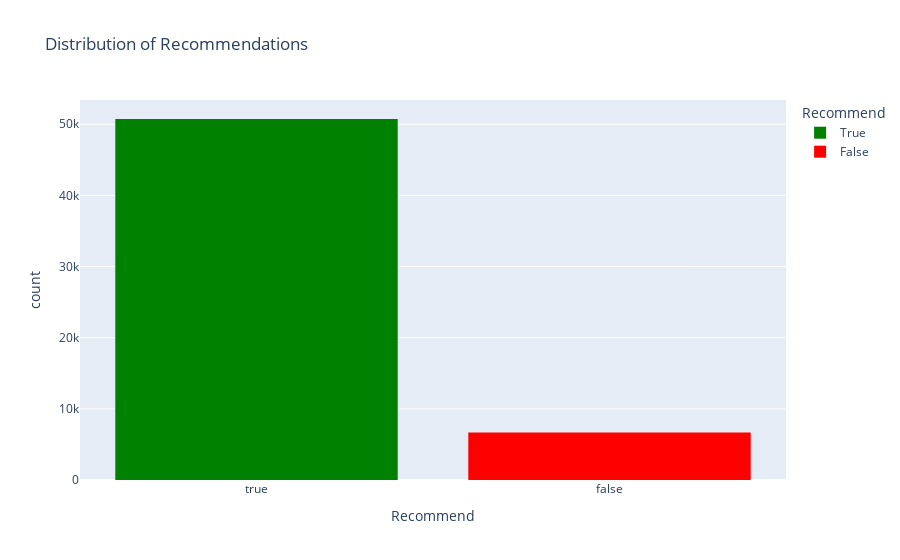
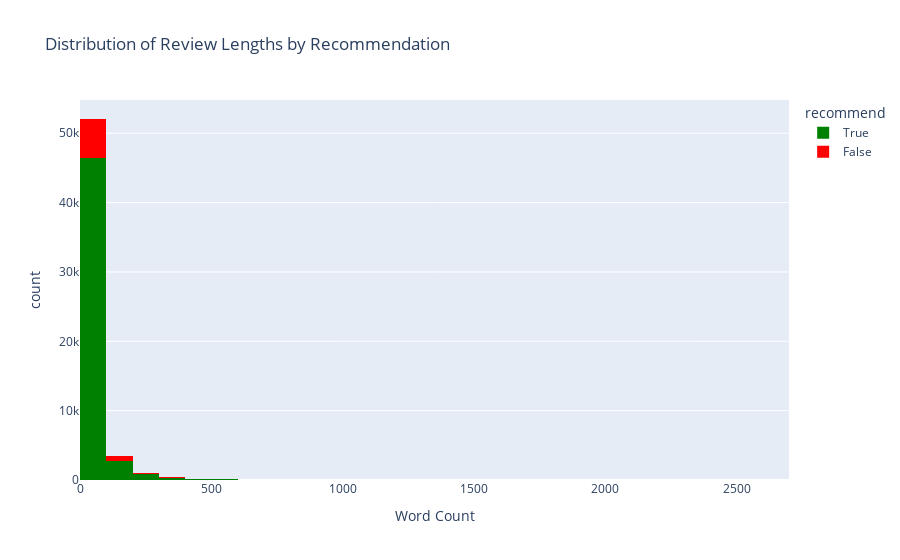
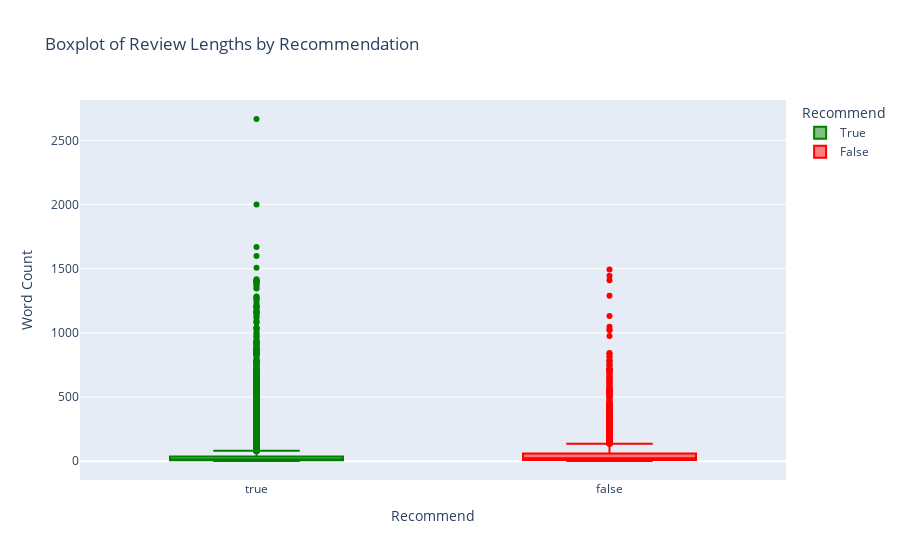
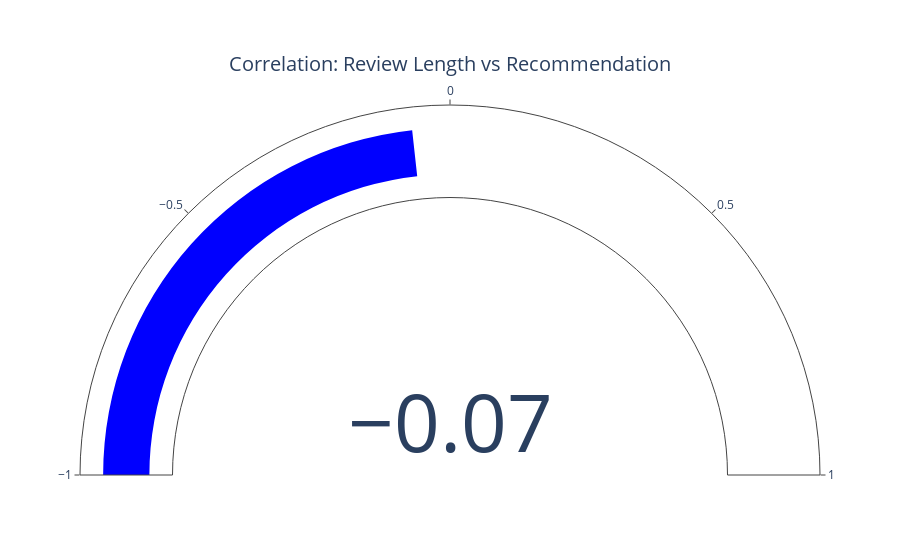

The notebook cell these images were saved under, in order:
### Markdown cell above
## Exploratory Analysis:

### Code cell
fig1 = px.histogram(flat_reviews, x='recommend', color='recommend',
                    title="Distribution of Recommendations",
                    labels={'recommend': 'Recommend'},
                    color_discrete_map={True: 'green', False: 'red'})
fig1.show()

# Review Length Distribution
fig2 = px.histogram(flat_reviews, x='review_length', nbins=50, color='recommend',
                    title="Distribution of Review Lengths by Recommendation",
                    labels={'review_length': 'Word Count'},
                    color_discrete_map={True: 'green', False: 'red'})
fig2.show()

# Boxplot of Review Lengths
fig3 = px.box(flat_reviews, x='recommend', y='review_length', color='recommend',
              title="Boxplot of Review Lengths by Recommendation",
              labels={'recommend': 'Recommend', 'review_length': 'Word Count'},
              color_discrete_map={True: 'green', False: 'red'})
fig3.show()

# Correlation Gauge
corr_val = flat_reviews[['review_length', 'recommend']].corr().iloc[0, 1]
fig4 = go.Figure(go.Indicator(
    mode="gauge+number",
    value=corr_val,
    title={'text': "Correlation: Review Length vs Recommendation"},
    gauge={'axis': {'range': [-1, 1]}, 'bar': {'color': "blue"}}
))
fig4.show()

# --- Step 5: Word Clouds (Matplotlib) ---
positive_text = " ".join(flat_reviews[flat_reviews['recommend']]['review'].tolist())
negative_text = " ".join(flat_reviews[~flat_reviews['recommend']]['review'].tolist())

pos_wc = WordCloud(width=800, height=400, background_color='white').generate(positive_text)
neg_wc = WordCloud(width=800, height=400, background_color='black', colormap='Reds').generate(negative_text)

plt.figure(figsize=(10, 5))
plt.imshow(pos_wc, interpolation='bilinear')
plt.axis("off")
plt.title("Positive Reviews Word Cloud")
plt.show()

plt.figure(figsize=(10, 5))
plt.imshow(neg_wc, interpolation='bilinear')
plt.axis("off")
plt.title("Negative Reviews Word Cloud")
plt.show()

### Figure 1 — Plotly figure (JSON) as saved in the notebook; plotly's stock layout.template omitted (floating-point values rounded to 4 significant figures; data arrays with more than 128 entries replaced by an {"elided": "..."} marker saying what was removed)
{"data": [{"alignmentgroup": "True", "bingroup": "x", "hovertemplate": "Recommend=%{x}<br>count=%{y}<extra></extra>", "legendgroup": "True", "marker": {"color": "green", "pattern": {"shape": ""}}, "name": "True", "offsetgroup": "True", "orientation": "v", "showlegend": true, "type": "histogram", "x": {"elided": "50738 bool values"}, "xaxis": "x", "yaxis": "y"}, {"alignmentgroup": "True", "bingroup": "x", "hovertemplate": "Recommend=%{x}<br>count=%{y}<extra></extra>", "legendgroup": "False", "marker": {"color": "red", "pattern": {"shape": ""}}, "name": "False", "offsetgroup": "False", "orientation": "v", "showlegend": true, "type": "histogram", "x": {"elided": "6669 bool values"}, "xaxis": "x", "yaxis": "y"}], "layout": {"barmode": "relative", "legend": {"title": {"text": "Recommend"}, "tracegroupgap": 0}, "title": {"text": "Distribution of Recommendations"}, "xaxis": {"anchor": "y", "categoryarray": [true, false], "categoryorder": "array", "domain": [0, 1], "title": {"text": "Recommend"}}, "yaxis": {"anchor": "x", "domain": [0, 1], "title": {"text": "count"}}}}

### Figure 2 — Plotly figure (JSON) as saved in the notebook; plotly's stock layout.template omitted (floating-point values rounded to 4 significant figures; data arrays with more than 128 entries replaced by an {"elided": "..."} marker saying what was removed)
{"data": [{"alignmentgroup": "True", "bingroup": "x", "hovertemplate": "recommend=True<br>Word Count=%{x}<br>count=%{y}<extra></extra>", "legendgroup": "True", "marker": {"color": "green", "pattern": {"shape": ""}}, "name": "True", "nbinsx": 50, "offsetgroup": "True", "orientation": "v", "showlegend": true, "type": "histogram", "x": {"elided": "50738 int values"}, "xaxis": "x", "yaxis": "y"}, {"alignmentgroup": "True", "bingroup": "x", "hovertemplate": "recommend=False<br>Word Count=%{x}<br>count=%{y}<extra></extra>", "legendgroup": "False", "marker": {"color": "red", "pattern": {"shape": ""}}, "name": "False", "nbinsx": 50, "offsetgroup": "False", "orientation": "v", "showlegend": true, "type": "histogram", "x": {"elided": "6669 int values"}, "xaxis": "x", "yaxis": "y"}], "layout": {"barmode": "relative", "legend": {"title": {"text": "recommend"}, "tracegroupgap": 0}, "title": {"text": "Distribution of Review Lengths by Recommendation"}, "xaxis": {"anchor": "y", "domain": [0, 1], "title": {"text": "Word Count"}}, "yaxis": {"anchor": "x", "domain": [0, 1], "title": {"text": "count"}}}}

### Figure 3 — Plotly figure (JSON) as saved in the notebook; plotly's stock layout.template omitted (floating-point values rounded to 4 significant figures; data arrays with more than 128 entries replaced by an {"elided": "..."} marker saying what was removed)
{"data": [{"alignmentgroup": "True", "hovertemplate": "Recommend=%{x}<br>Word Count=%{y}<extra></extra>", "legendgroup": "True", "marker": {"color": "green"}, "name": "True", "notched": false, "offsetgroup": "True", "orientation": "v", "showlegend": true, "type": "box", "x": {"elided": "50738 bool values"}, "x0": " ", "xaxis": "x", "y": {"elided": "50738 int values"}, "y0": " ", "yaxis": "y"}, {"alignmentgroup": "True", "hovertemplate": "Recommend=%{x}<br>Word Count=%{y}<extra></extra>", "legendgroup": "False", "marker": {"color": "red"}, "name": "False", "notched": false, "offsetgroup": "False", "orientation": "v", "showlegend": true, "type": "box", "x": {"elided": "6669 bool values"}, "x0": " ", "xaxis": "x", "y": {"elided": "6669 int values"}, "y0": " ", "yaxis": "y"}], "layout": {"boxmode": "overlay", "legend": {"title": {"text": "Recommend"}, "tracegroupgap": 0}, "title": {"text": "Boxplot of Review Lengths by Recommendation"}, "xaxis": {"anchor": "y", "categoryarray": [true, false], "categoryorder": "array", "domain": [0, 1], "title": {"text": "Recommend"}}, "yaxis": {"anchor": "x", "domain": [0, 1], "title": {"text": "Word Count"}}}}

### Figure 4 — Plotly figure (JSON) as saved in the notebook; plotly's stock layout.template omitted (floating-point values rounded to 4 significant figures)
{"data": [{"gauge": {"axis": {"range": [-1, 1]}, "bar": {"color": "blue"}}, "mode": "gauge+number", "title": {"text": "Correlation: Review Length vs Recommendation"}, "type": "indicator", "value": -0.06958}], "layout": {}}
